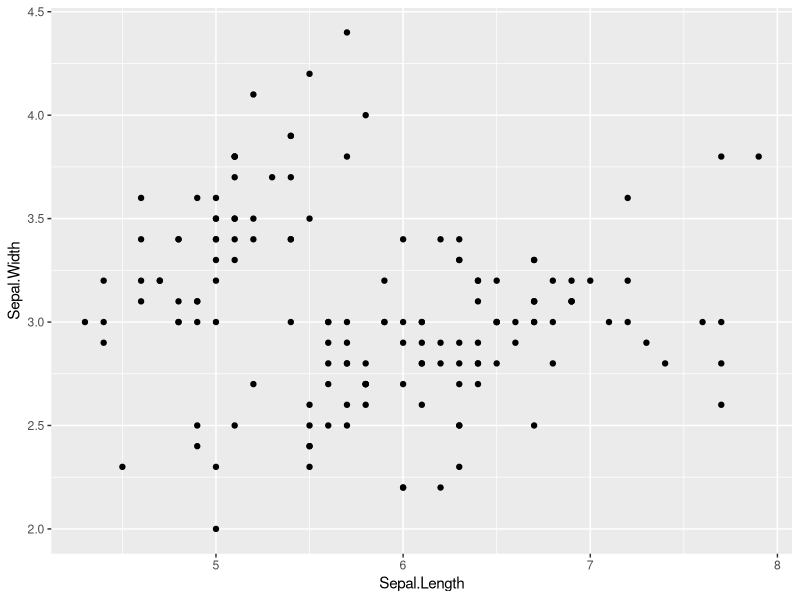
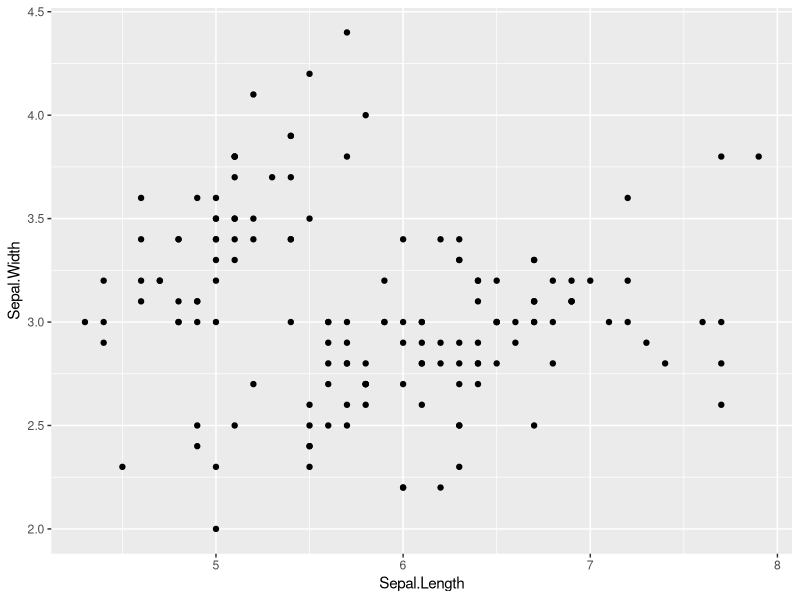
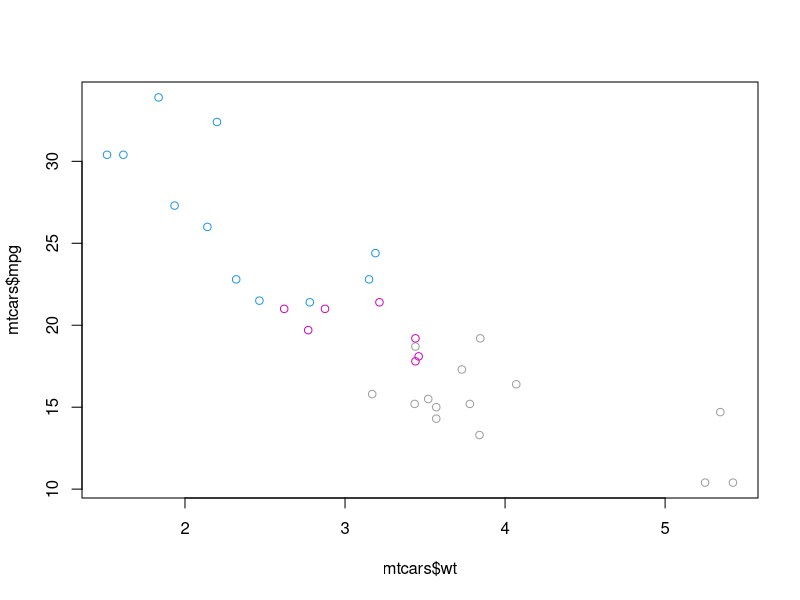
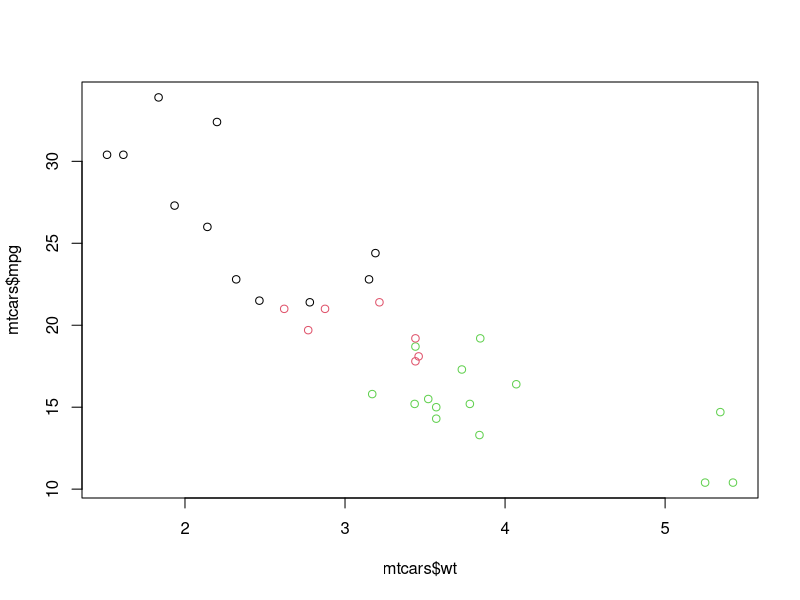
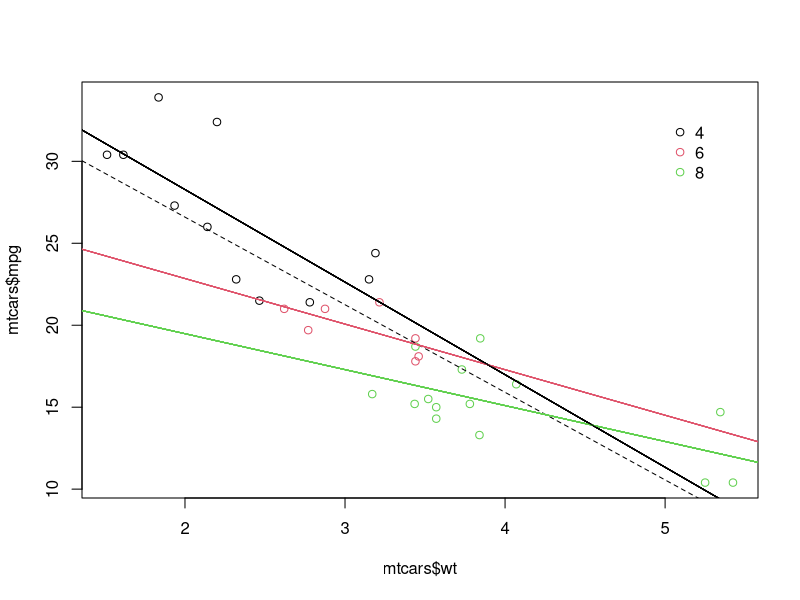
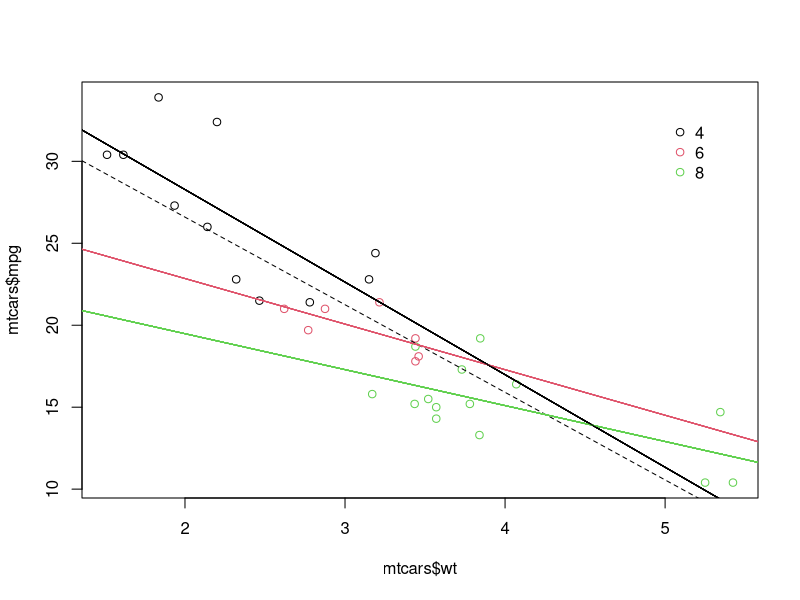
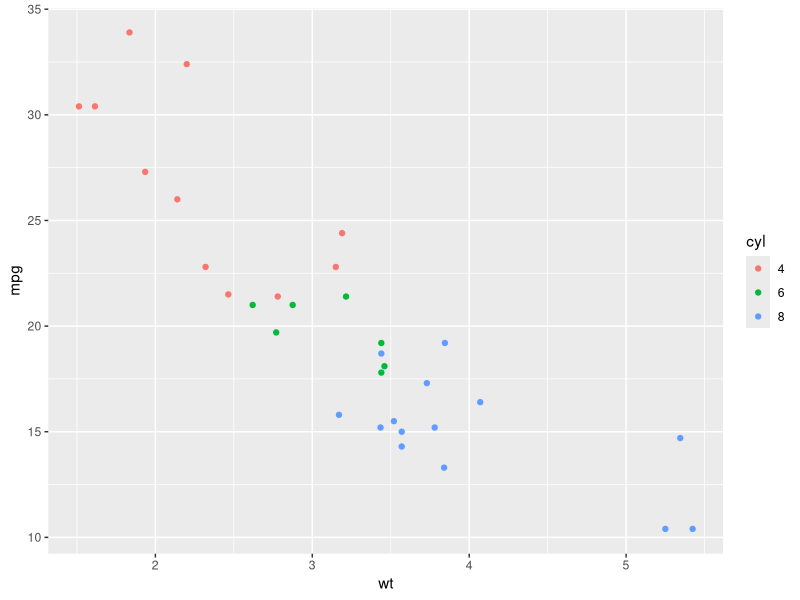
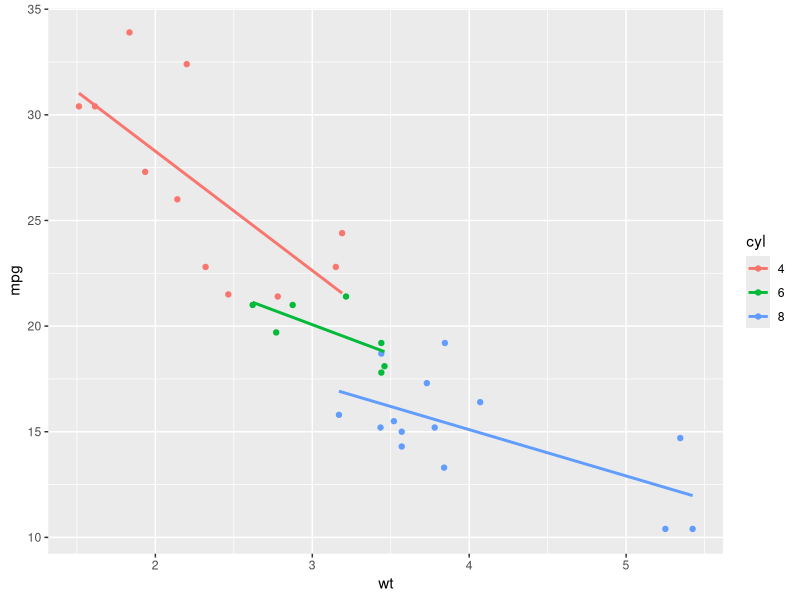

Here is the R script that generated these plots, in order:
#================================================================================
# ggplot 2: Chapter 2
#================================================================================
library(ggplot2)

#     Data       Aesthetics
ggplot(iris, aes(x=Sepal.Length,
                 y=Sepal.Width)) +
  geom_point()
  #geometry 

    #     Data       Aesthetics
p  <- ggplot(iris, aes(x=Sepal.Length,
                       y=Sepal.Width)) +
         geom_point()
         #geometry 

p # calls the whole plot


#================================================================================
# 1) base package and ggplot2, part 1 - plot

# Plot the correct variables of mtcars
plot(mtcars$wt,mtcars$mpg, col = mtcars$cyl)

# Change cyl inside mtcars to a factor
mtcars$cyl <- as.factor(mtcars$cyl)

# Make the same plot as in the first instruction
plot(mtcars$wt,mtcars$mpg, col = mtcars$cyl)

# Recall that under-the-hood, factors are simply integer type vectors,
# so the colors in the second plot are 1, 2, and 3. 
# In the first plot the colors were 4, 6, and 8.
#================================================================================
# 2) base package and ggplot2, part 2 - lm

# Basic plot
mtcars$cyl <- as.factor(mtcars$cyl)
plot(mtcars$wt, mtcars$mpg, col = mtcars$cyl)

# Use lm() to calculate a linear model and save it as carModel
carModel <- lm(mpg ~ wt, data = mtcars)

# Call abline() with carModel as first argument and set lty to 2
abline(carModel, lty = 2)

# Plot each subset efficiently with lapply
# You don't have to edit this code
lapply(mtcars$cyl, function(x) {
  abline(lm(mpg ~ wt, mtcars, subset = (cyl == x)), col = x)
})

# This code will draw the legend of the plot
# You don't have to edit this code
legend(x = 5, y = 33, legend = levels(mtcars$cyl),
       col = 1:3, pch = 1, bty = "n")

#================================================================================
# base package and ggplot2, part 3

# Convert cyl to factor (don't need to change)
mtcars$cyl <- as.factor(mtcars$cyl)

# Example from base R (don't need to change)
plot(mtcars$wt, mtcars$mpg, col = mtcars$cyl)
abline(lm(mpg ~ wt, data = mtcars), lty = 2)
lapply(mtcars$cyl, function(x) {
  abline(lm(mpg ~ wt, mtcars, subset = (cyl == x)), col = x)
})
legend(x = 5, y = 33, legend = levels(mtcars$cyl),
       col = 1:3, pch = 1, bty = "n")

# Plot 1: add geom_point() to this command to create a scatter plot
ggplot(mtcars, aes(x = wt, y = mpg, col = cyl)) +
  geom_point()  # Fill in using instructions Plot 1

# Plot 2: include the lines of the linear models, per cyl
ggplot(mtcars, aes(x = wt, y = mpg, col = cyl)) +
  geom_point() + # Copy from Plot 1
  geom_smooth(method = lm, se = F)  # Fill in using instructions Plot 2

# Plot 3: include a lm for the entire dataset in its whole
ggplot(mtcars, aes(x = wt, y = mpg, col = cyl)) +
  geom_point() + # Copy from Plot 2
  geom_smooth(method = lm, se = F) + # Copy from Plot 2
  geom_smooth(aes(group = 1), method = lm,
              se = F, linetype = 2)  # Fill in using instructions Plot 3